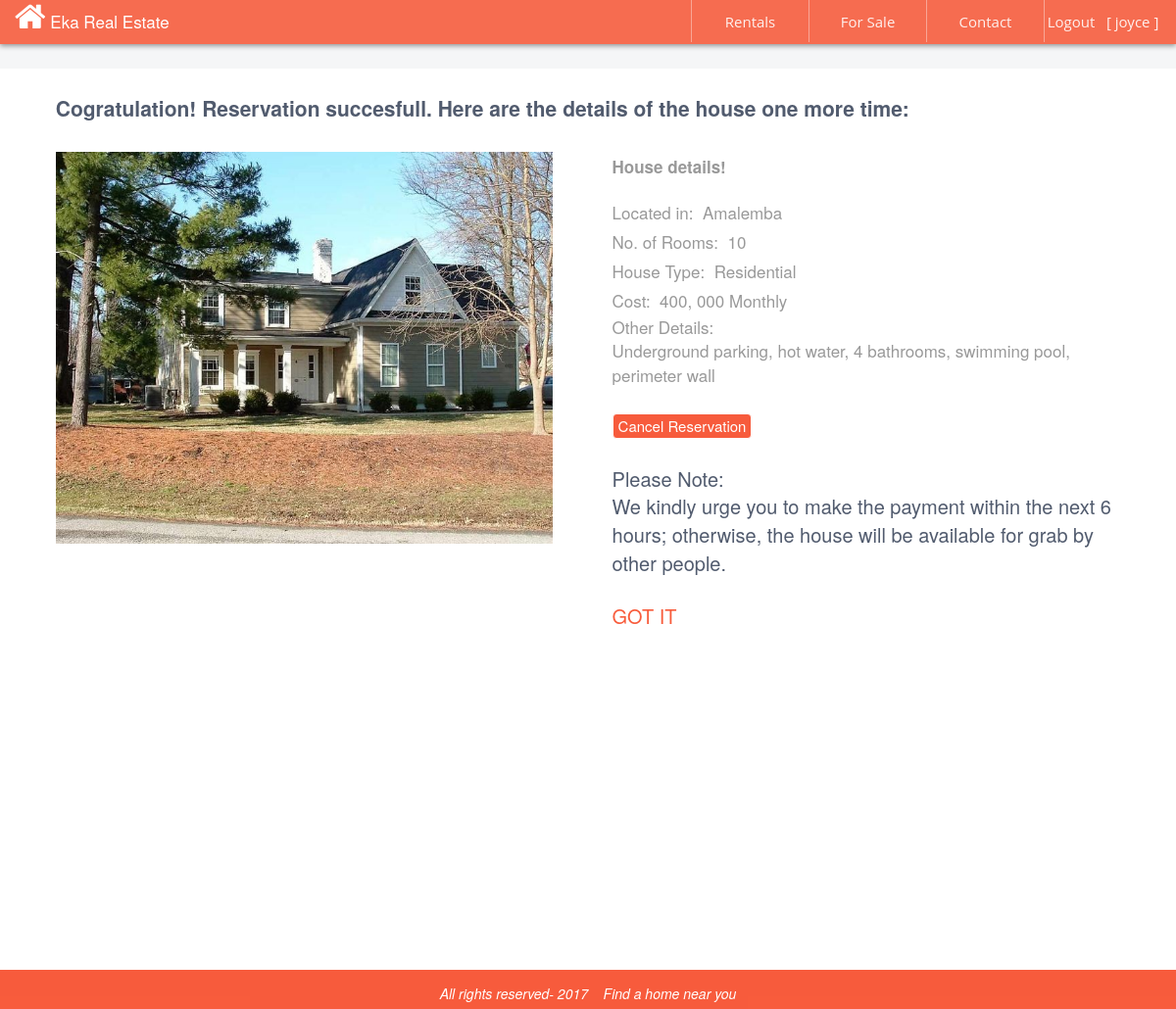
The page /reserve.php (signed in) on the database its author committed.
### tables this page shows
CREATE TABLE IF NOT EXISTS `posts` (
`id` int(11) NOT NULL,
  `location` varchar(500) NOT NULL,
  `category` varchar(500) NOT NULL,
  `housetype` varchar(500) NOT NULL,
  `cost` varchar(500) NOT NULL,
  `pic` varchar(500) NOT NULL,
  `rooms` varchar(500) NOT NULL,
  `description` varchar(500) NOT NULL,
  `username` varchar(500) NOT NULL,
  `timeaction` timestamp NOT NULL DEFAULT CURRENT_TIMESTAMP ON UPDATE CURRENT_TIMESTAMP
);

### reserve.php (the view, shortened to what this page needs)
 <!DOCTYPE html>
<html lang="en">
<head>
  <link rel="stylesheet" href="http://maxcdn.bootstrapcdn.com/bootstrap/3.3.4/css/bootstrap.min.css">
  <link rel="stylesheet" href="https://cdnjs.cloudflare.com/ajax/libs/font-awesome/4.7.0/css/font-awesome.min.css">
</head>
<body style="background#F5F3EE;">
<div class="col-sm-4" id="header">
<span style="float: left; color:white; font-size: 17px; font-weight: 500;  ">
<i class="fa fa-home fa-2x"></i>
Eka Real Estate
</span>
      <ul id="menu">
         <li>
       <a href="logout.php">Logout &nbsp&nbsp[&nbsp<?php echo $_SESSION['use'];  ?>&nbsp]</a>
      </li>
<li>
         <a href="Contact.php">Contact </a>
         </li>
             <li>
         <a href="forsale.php">For Sale </a>
         </li>
      <li>
         <a href="rentals.php">Rentals</a>
      </li>
   </ul>
</div>
 <div style="height: 50px; padding-top: 70px; width:auto; padding-left:50%; background: #F5F6F7; font-size: 18px; text-transform: uppercase;  border-bottom 2px solid #F2F2F2;  color: #515B6E; ">
</div>
 <div class="col-sm-4"  style="background:white;  width: 100%; height: 920px; text-align: center;  padding-top: 5px;">
  <div style="margin-left: 1.6%; width: 98.4%;">
<div style="height: auto; width: 96.4%; background: white; font-size: 21px;margin-left: 2%;  text-align: left; margin-bottom: 15px; color: #515B6E; font-weight: 600; padding-top: 20px;margin-bottom: 30px;">
  Cogratulation! Reservation succesfull. Here are the details of the house one more time:
</div>
 <?php
$username=$_SESSION['use'];
        $sql = "SELECT * FROM posts WHERE username='$username'  Limit 1 ";
        $result = mysql_query($sql);
    while ($row = mysql_fetch_assoc($result))
    {
    echo
    "
<div style='height:auto; width:98%;  margin-left: 2%; '>
<div id='imagediv' >
<img src='".$row['pic']."' alt='house image' style='height:400px; width:100%;'></td>
</div>
<div style='height:400px; width:47%;  float:left; text-align:left;>
    <table width=100% border'1px solid black' style='height:auto;'>
 <table width=100% height=auto% >
 <tr><td style='color: #999; font-weight:600; font-size:17px;padding-left:15px;height:30px;'>
    House details!
 </td></tr>
<tr><td style='height:17px;'></td></tr>
       <tr><td style='color: #999; font-weight:400; font-size:17px;padding-left:15px;height:30px;'> Located in:&nbsp&nbsp" . $row['location'] . "</td></tr>
            <tr><td style='color: #999; font-weight:400; font-size:17px;padding-left:15px;height:30px;'> No. of Rooms:&nbsp&nbsp" . $row['rooms'] . "  </td></tr>
            <tr><td style='color: #999; font-weight:400; font-size:17px;padding-left:15px;height:30px;'> House Type:&nbsp&nbsp" . $row['housetype'] . "</td></tr>
      <tr><td style='color: #999; font-weight:400; font-size:17px;padding-left:15px;height:30px;'> Cost:&nbsp&nbsp" . $row['cost'] . "</td></tr>
      <tr><td style='color: #999; font-weight:400; font-size:17px;padding-left:15px;height:30px;'> Other Details:&nbsp&nbsp<br>" . $row['description'] . "</td></tr>
      <tr><td style='text-align:left; height:80px;padding-left:15px; '>
<a href='cancelreservuser.php? id=".$row['id']."'   >
<button type='button' class='btn btn-success btn-xs' style='background:rgba(247, 74, 39, 0.9); width:auto; height:auto; border: 1px solid white; font-size:15px; border-radius:4px;' >
Cancel Reservation</button>
</a>
<br>
</td>
</tr>
<tr><td style='font-size:20px; color: #515B6E;padding-left:15px;'>
Please Note:<br>
 We kindly urge you to make the payment within the next 6 hours; otherwise, the house will be available for grab by other people.
</td>
</tr>
 <tr><td style='text-align:left; height:80px;padding-left:15px;'>
<a href='account.php' style='font-size:20px; color:rgba(247, 74, 39, 0.9);'>
GOT IT
</a>
</td>
</tr>
        </table>
        </div>
         </div>
    ";
        }
        ?>
  </div>
</div>
<div class="col-sm-4" style=" width:100%; height:40px; padding-top: 14px; color: white; background: rgba(247, 74, 39, 0.9); text-align: center; ">
<i>
All rights reserved- 2017  &nbsp&nbsp&nbspFind a home near you
</i>
</div>
</body>
</html>

### reserve.php (style rules this page uses)
ul { list-style-type:none; margin:0; padding:0; position absolute; float: right; }
li { display:inline-block; float: right; }
li a { border-left:1px solid rgba(255, 255, 255, 0.4);; rgba(0, 0, 0, 0.08); border 2px 2px 0px 0px; display:block; min-width:120px; height: 43px; text-align: center; line-height: 44px; font-family: "Open Sans","Helvetica Neue",Arial,sans-serif; color: rgba(255, 255, 255, 0.9);rgba(1, 25, 40, 0.8); font-size: 15px; font-weight: 500; text-decoration: none; }
#imagediv { height:auto; width:45%; float:left; margin-right:4%; }
#header { border-top 1px solid #1da8d6;border-bottom 1px solid #1da8d6; width:100%; height: 45px; border-radius 3px; background: rgba(247, 74, 39, 0.8); box-shadow: 0px 2px 5px 0px rgba(0, 0, 0, 0.4); margin-bottom 40px; }

### rows shown on the page
posts: pic (picture), location "Amalemba", rooms "10", housetype "Residential", cost "400, 000 Monthly", description "Underground parking, hot water, 4 bathrooms, swimming pool, perimeter wall"

### other values the page prints
$_SESSION['use'] "joyce"
